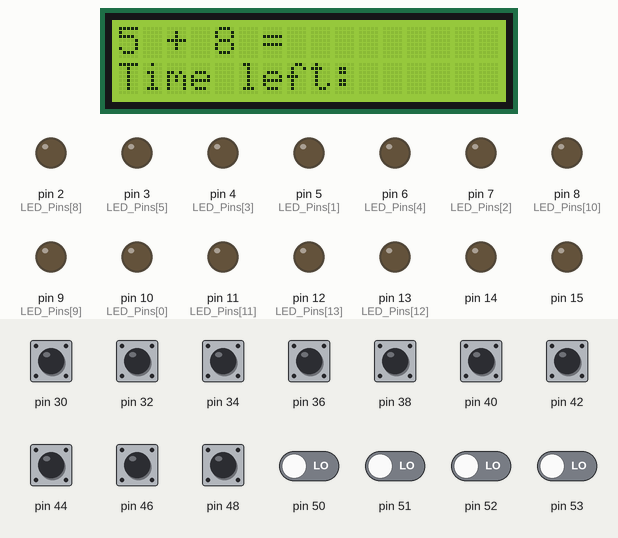
A sketch run on a simulated Arduino Mega 2560, built with avr-gcc and run on an emulated ATmega2560. Shown: 16×2 character LCD, output pins drawn as LEDs (lit = HIGH). The test bench sets the inputs (shaded band); at power-on: pin 30, pin 32, pin 34, pin 36, pin 38, pin 40, pin 42, pin 44, pin 46, pin 48 HIGH, pin 50–53 LOW. Random numbers use the default seed unless the sketch sets one.

Above: at 1.2 s.
1.3 s: pin 30 pulled LOW for 0.15 s
At 1.8 s:
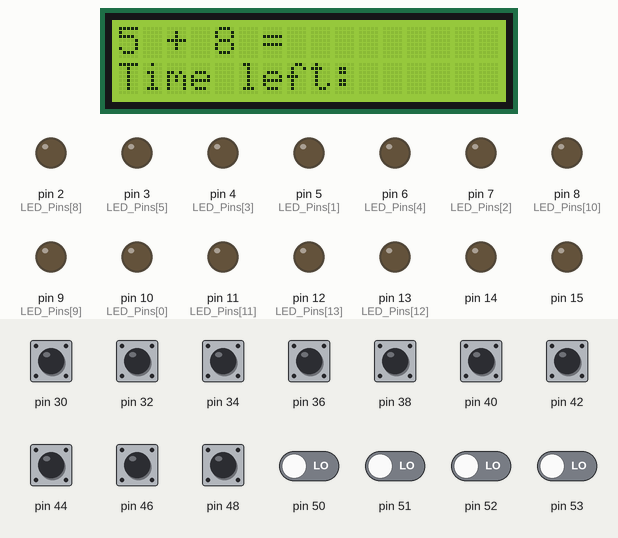
2.9 s: pin 32 pulled LOW for 0.15 s
At 4.2 s:
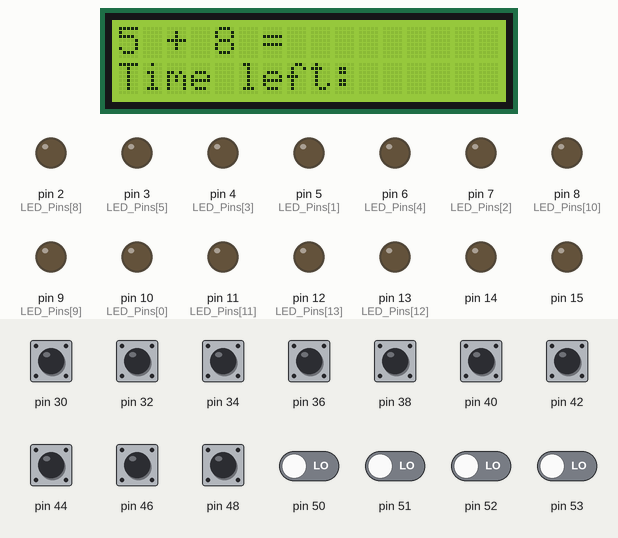
4.5 s: pin 34 pulled LOW for 0.15 s
At 5.7 s:
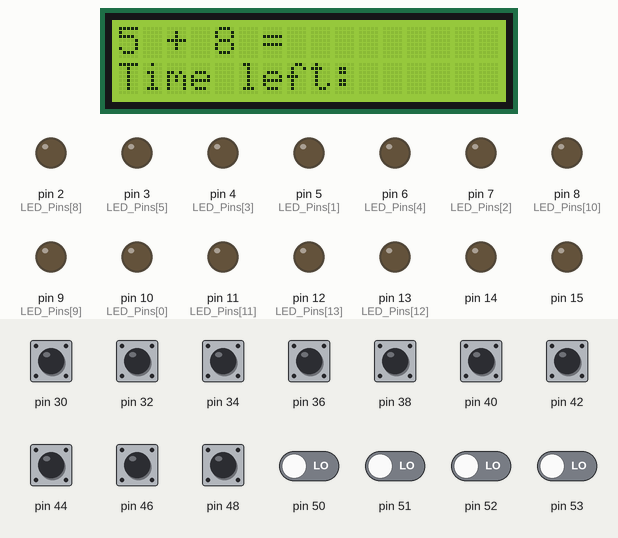
6.1 s: pin 36 pulled LOW for 0.15 s
At 7.1 s:
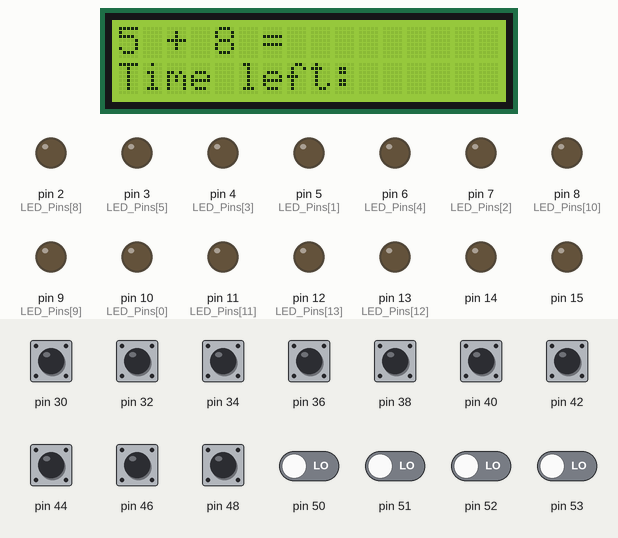
7.7 s: pin 38 pulled LOW for 0.15 s
At 7.85 s:
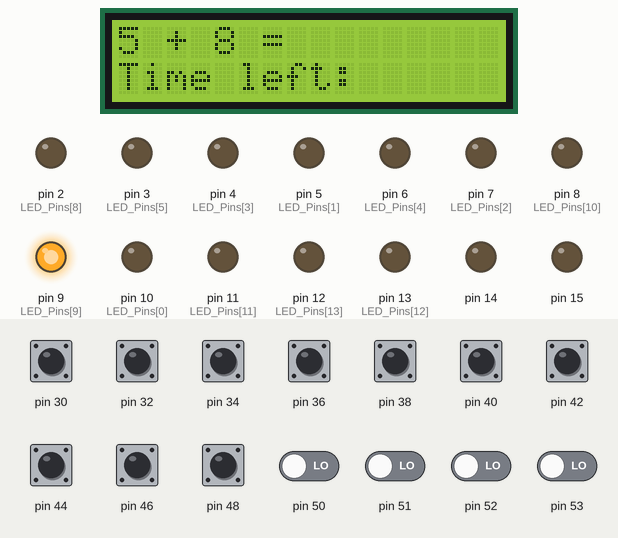
9.4 s: pin 40 pulled LOW for 0.15 s
At 9.55 s:
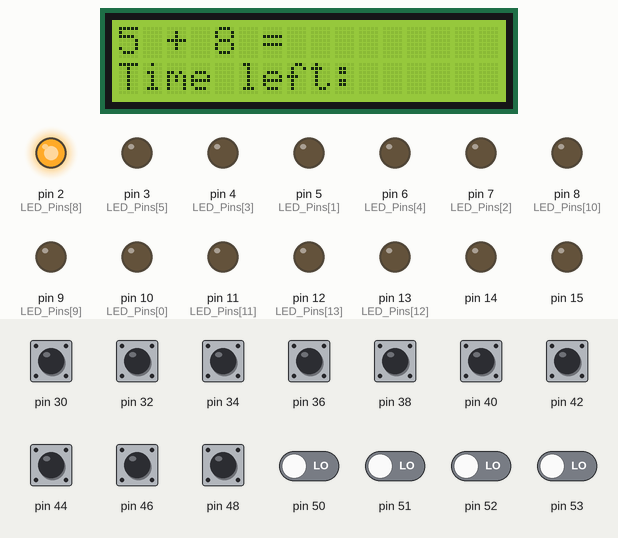
Timing chart, 0 to 12.1 s (numbered marks = the images above; inputs shaded):
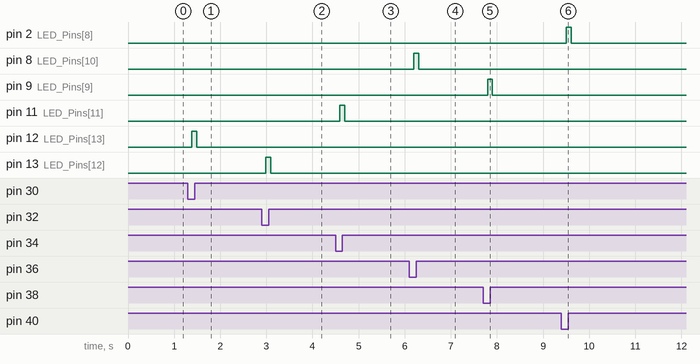

The sketch:

Main_Arduino_Application.ino
```cpp
/*
#include <LiquidCrystal_I2C.h>
#include <Wire.h>

int Correct_Answer_Is_Entered = false, Equation_Timings_are_Sent = false, Time_is_Up = false;
LiquidCrystal_I2C Liquid_Crystal_Display (0x27, 16, 2);
short Amount_of_Correctly_Solved_Equations = 0, Number_1 = random (1, 10), Number_2 = random (1, 10), Sum = Number_1 + Number_2;
String Sum_String = "", Times_Taken_to_Solve_an_Equation_String = "";

short Number_of_Sensors = 5, LEDs [] = {45, 47, 49, 51, 53}, Previous_Target, Score = 0, Touch_Sensors [] = {22, 24, 26, 28, 30};

long *Times_Taken_to_Solve_an_Equation;

long Start_of_the_Equation_Answer_Entrance = millis (), End_of_the_Equation_Answer_Entrance;

void setup ()
{
	short Pin;
	for (Pin = 0; Pin < Number_of_Sensors; Pin = Pin + 1)
	{
	pinMode (LEDs [Pin], OUTPUT);
	pinMode (Touch_Sensors [Pin], INPUT);
	}
	Liquid_Crystal_Display.init ();
	Liquid_Crystal_Display.backlight ();
	Liquid_Crystal_Display.setCursor (0, 0);
	Liquid_Crystal_Display.print (String (Number_1) + " + " + String (Number_2) + " = ");
	Liquid_Crystal_Display.setCursor (0, 1);
	Liquid_Crystal_Display.print ("Time left: ");
	Serial.begin (9600);
}

void loop()
{
	long Time_of_The_End_of_The_Trial, Time_of_The_Start_of_The_Trial;
	short LED, Target = random (0, Number_of_Sensors);
	if (Score < 10)
	{
		if (Score == 0)
		{
			Previous_Target = Target;
		}
		else
		{
			while (Previous_Target == Target)
			{
			Target = random (0, Number_of_Sensors);
			}
			Previous_Target = Target;
		}
		for (LED = 0; LED < Number_of_Sensors; LED = LED + 1)
		{
			digitalWrite (LEDs [LED], LOW);
		}
		digitalWrite (LEDs [Target], HIGH);
		Time_of_The_Start_of_The_Trial = millis ();
		while (!digitalRead (Touch_Sensors [Target]))
		{
			Enter_The_Answer ();
		}
		Time_of_The_End_of_The_Trial = millis () - Time_of_The_Start_of_The_Trial;
		Score = Score + 1;
		Serial.println ("{\"Touch Sensor Number\": " + String (Target) + ", \"Time taken to press the sensor\": " + String (Time_of_The_End_of_The_Trial / 1000.0) + "}");
	}
	else if (!Equation_Timings_are_Sent)
	{
		if (Amount_of_Correctly_Solved_Equations == 0)
		{
			Times_Taken_to_Solve_an_Equation_String = "[]";
		}
		else
		{
			int Index;
			Times_Taken_to_Solve_an_Equation_String = Times_Taken_to_Solve_an_Equation_String + "[";
			for (Index = 0; Index < Amount_of_Correctly_Solved_Equations - 1; Index = Index + 1)
			{
			Times_Taken_to_Solve_an_Equation_String = Times_Taken_to_Solve_an_Equation_String + String (Times_Taken_to_Solve_an_Equation [Index] / 1000.0) + ",";
			}
			Times_Taken_to_Solve_an_Equation_String = Times_Taken_to_Solve_an_Equation_String + String (Times_Taken_to_Solve_an_Equation [Amount_of_Correctly_Solved_Equations - 1] / 1000.0) + "]";
		}
		Serial.println (Times_Taken_to_Solve_an_Equation_String);
		Equation_Timings_are_Sent = true;
	}
	else
	{
		for (LED = 0; LED < Number_of_Sensors; LED = LED + 1)
		{
			digitalWrite (LEDs [LED], HIGH);
		}
		delay (1000);
		for (LED = 0; LED < Number_of_Sensors; LED = LED + 1)
		{
			digitalWrite (LEDs [LED], LOW);
		}
		delay (1000);
	}
}

void Set_Color (short Red, short Green, short Blue, short Red_Pin, short Green_Pin, short Blue_Pin)
{
	analogWrite (Red_Pin, Red);
	analogWrite (Green_Pin, Green);
	analogWrite (Blue_Pin, Blue);
}

void Enter_The_Answer ()
{
	if (Correct_Answer_Is_Entered || Time_is_Up)
	{
		Number_1 = random (1, 10);
		Number_2 = random (1, 10);
		Sum = Number_1 + Number_2;
		Liquid_Crystal_Display.clear ();
		Liquid_Crystal_Display.setCursor (0, 0);
		Liquid_Crystal_Display.print (String (Number_1) + " + " + String (Number_2) + " = ");
		Liquid_Crystal_Display.setCursor (0, 1);
		Liquid_Crystal_Display.print ("Time left: ");
		Correct_Answer_Is_Entered = false;
		Time_is_Up = false;
		Start_of_the_Equation_Answer_Entrance = millis ();
	}
	if (Serial.available ())
	{
		while (Serial.available ())
		{
			End_of_the_Equation_Answer_Entrance = millis () - Start_of_the_Equation_Answer_Entrance;
			if ((End_of_the_Equation_Answer_Entrance) > 5000)
			{
				Time_is_Up = true;
				break;
			}
			Liquid_Crystal_Display.setCursor (11, 1);
			Liquid_Crystal_Display.print (String ((5000 - End_of_the_Equation_Answer_Entrance) / 1000) + " s");
			char Input = Serial.read ();
			if (isDigit (Input))
			{
				Sum_String = Sum_String + Input;
			}
			if (Input == '\n')
			{
				if (Sum_String.toInt () == Sum)
				{
					Correct_Answer_Is_Entered = true;
					Liquid_Crystal_Display.setCursor (8, 0);
					Liquid_Crystal_Display.print (String (Sum));
					Add_a_Time_Taken_To_Solve_an_Equation (End_of_the_Equation_Answer_Entrance);
					Amount_of_Correctly_Solved_Equations = Amount_of_Correctly_Solved_Equations + 1;
					delay (1000);
				}
				Sum_String = "";
			}
		}
	}
	End_of_the_Equation_Answer_Entrance = millis () - Start_of_the_Equation_Answer_Entrance;
	Liquid_Crystal_Display.setCursor (11, 1);
	Liquid_Crystal_Display.print (String ((5000 - End_of_the_Equation_Answer_Entrance) / 1000) + " s");
	if (((End_of_the_Equation_Answer_Entrance) > 5000) && !Correct_Answer_Is_Entered)
	{
		Time_is_Up = true;
	}
}

void Add_a_Time_Taken_To_Solve_an_Equation (long Time_Taken_To_Solve_an_Equation)
{
	if (Amount_of_Correctly_Solved_Equations == 1)
	{
		Times_Taken_to_Solve_an_Equation == new long (Amount_of_Correctly_Solved_Equations);
		Times_Taken_to_Solve_an_Equation [0] = Time_Taken_To_Solve_an_Equation;
	}
	else
	{
		int Index;
		long *Copy_of_the_Times_Taken_to_Solve_an_Equation_Array = new long (Amount_of_Correctly_Solved_Equations - 1);
		for (Index = 0; Index < Amount_of_Correctly_Solved_Equations - 1; Index = Index + 1)
		{
			Copy_of_the_Times_Taken_to_Solve_an_Equation_Array [Index] = Times_Taken_to_Solve_an_Equation [Index];
		}
		delete [] Times_Taken_to_Solve_an_Equation;
		Times_Taken_to_Solve_an_Equation = new long (Amount_of_Correctly_Solved_Equations);
		for (Index = 0; Index < Amount_of_Correctly_Solved_Equations - 1; Index = Index + 1)
		{
			Times_Taken_to_Solve_an_Equation [Index] = Copy_of_the_Times_Taken_to_Solve_an_Equation_Array [Index];
		}
		Times_Taken_to_Solve_an_Equation [Amount_of_Correctly_Solved_Equations - 1] = Time_Taken_To_Solve_an_Equation;
	}
}
*/

// Important:
// https://www.instructables.com/id/Building-a-touch-sensor-low-cost/
// https://playground.arduino.cc/Main/CapacitiveSensor/
// https://www.makerguides.com/character-i2c-lcd-arduino-tutorial/

#include <CapacitiveSensor.h>
#include <LiquidCrystal_I2C.h>
#include <Wire.h>

CapacitiveSensor Capacitive_Sensors [] =
{
	CapacitiveSensor (49, 48),
	CapacitiveSensor (47, 46),
	CapacitiveSensor (45, 44),
	CapacitiveSensor (43, 42),
	CapacitiveSensor (41, 40),
	CapacitiveSensor (39, 38),
	CapacitiveSensor (37, 36),
	CapacitiveSensor (35, 34),
	CapacitiveSensor (33, 32),
	CapacitiveSensor (31, 30)
};

LiquidCrystal_I2C Liquid_Crystal_Display (0x27, 16, 2);

short Amount_of_Correctly_Solved_Equations = 0, Number_1 = random (1, 10), Number_2 = random (1, 10), Sum = Number_1 + Number_2;
String Sum_String = "", Times_Taken_to_Solve_an_Equation_String = "";
long *Times_Taken_to_Solve_an_Equation;

void setup ()
{
	short Input_Pin, Output_Pin;
	for (Output_Pin = 2; Output_Pin <= 24; Output_Pin = Output_Pin + 1)
	{
		pinMode (Output_Pin, OUTPUT);
	}
	for (Input_Pin = 50; Input_Pin <= 53; Input_Pin = Input_Pin + 1)
	{
		pinMode (Input_Pin, INPUT);
	}
	Liquid_Crystal_Display.init ();
	Liquid_Crystal_Display.backlight ();
	Liquid_Crystal_Display.setCursor (0, 0);
	Liquid_Crystal_Display.print (String (Number_1) + " + " + String (Number_2) + " = ");
	Liquid_Crystal_Display.setCursor (0, 1);
	Liquid_Crystal_Display.print ("Time left: ");
	Serial.begin (9600);
}

void loop ()
{
	const int Thresholds [] = {100, 1000, 100, 100, 100, 100, 1000, 100, 50, 250};
	int Touch_Sensors_1 [4];
	long Touch_Sensors_2 [10];
	short Index, LED_Pins [] = {10, 5, 7, 4, 6, 3, 24, 22, 2, 9, 8, 11, 13, 12};
	for (Index = 0; Index < 4; Index = Index + 1)
	{
		Touch_Sensors_1 [Index] = digitalRead (50 + Index);
	}
	for (Index = 0; Index < 10; Index = Index + 1)
	{
		Touch_Sensors_2 [Index] = Capacitive_Sensors [Index].capacitiveSensor (100);
	}
	for (Index = 0; Index < 4; Index = Index + 1) // LEDs: 10, 5, 7, 4
	{
		if (Touch_Sensors_1 [Index] == HIGH)
		{
			analogWrite (LED_Pins [Index], 255);
		}
		else if (Touch_Sensors_1 [Index] == LOW)
		{
			analogWrite (LED_Pins [Index], 0);
		}
	}
	for (Index = 0; Index < 2; Index = Index + 1) // LEDs: 6, 3
	{
		if (Touch_Sensors_2 [Index] >= Thresholds [Index])
		{
			analogWrite (LED_Pins [Index + 4], 255);
		}
		else if (Touch_Sensors_2 [Index] < Thresholds [Index])
		{
			analogWrite (LED_Pins [Index + 4], 0);
		}
	}
	for (Index = 0; Index < 2; Index = Index + 1) // LEDs: 24, 22
	{
		if (Touch_Sensors_2 [Index + 2] >= Thresholds [Index + 2])
		{
			digitalWrite (LED_Pins [Index + 6], HIGH);
		}
		else if (Touch_Sensors_2 [Index + 2] < Thresholds [Index + 2])
		{
			digitalWrite (LED_Pins [Index + 6], LOW);
		}
	}
	for (Index = 0; Index < 6; Index = Index + 1) // LEDs: 2, 9, 8, 11, 13, 12
	{
		if (Touch_Sensors_2 [Index + 4] >= Thresholds [Index + 4])
		{
			analogWrite (LED_Pins [Index + 8], 255);
		}
		else if (Touch_Sensors_2 [Index + 4] < Thresholds [Index + 4])
		{
			analogWrite (LED_Pins [Index + 8], 0);
		}
	}
}
```

Measured:
- after the input at 1.3 s, pin 12 (LED_Pins[13]): LOW → HIGH after 0.09 s, → LOW 0.10 s later
- after the input at 2.9 s, pin 13 (LED_Pins[12]): LOW → HIGH after 0.09 s, → LOW 0.10 s later
- after the input at 4.5 s, pin 11 (LED_Pins[11]): LOW → HIGH after 0.10 s, → LOW 0.10 s later
- after the input at 6.1 s, pin 8 (LED_Pins[10]): LOW → HIGH after 0.10 s, → LOW 0.10 s later
- after the input at 7.7 s, pin 9 (LED_Pins[9]): LOW → HIGH after 0.10 s, → LOW 0.10 s later
- after the input at 9.4 s, pin 2 (LED_Pins[8]): LOW → HIGH after 0.11 s, → LOW 0.10 s later
